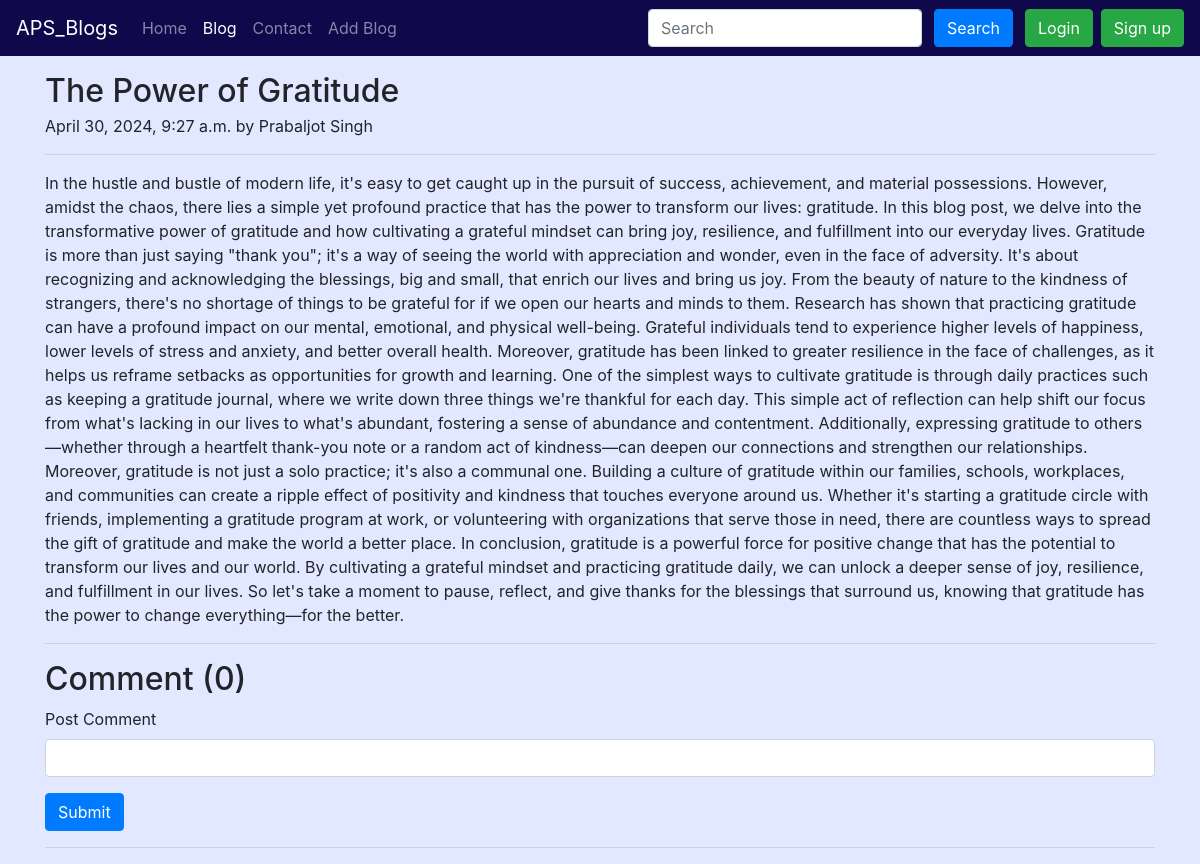
Page /blog/The Power of Gratitude/ on the committed database.
### Blog/models.py (models this page shows, shortened)
class Post(models.Model):
    sno = models.AutoField(primary_key=True)
    title = models.CharField(max_length=100)
    text = models.TextField()
    author = models.CharField(max_length=30)
    slug = AutoSlugField(populate_from='title')
    timeStamp = models.DateTimeField(default=datetime.now, blank=True)
    thumbnail = models.ImageField(upload_to='blog/thumbnail', default="blog/thumbnail/wallpaper.jpg")

### Blog/views.py (the view)
# urls.py: path('<str:slug>/',views.blogPost,name="blogPost"),
def blogPost(request, slug):
    post = Post.objects.filter(slug=slug)[0]
    comments = BlogComment.objects.filter(post=post,parent=None)
    replies = BlogComment.objects.filter(post=post).exclude(parent = None)
    replyDict =  {}
    for reply in replies:
        if reply.parent.sno not in replyDict.keys():
            replyDict[reply.parent.sno] = [reply]
        else:
            replyDict[reply.parent.sno].append(reply)
    context = {
        'post': post,
        'comments': comments,
        'replyDict':replyDict
    }
    return render(request, 'blog/blogPost.html', context=context)

### templates/blog/blogPost.html (shortened to what this page needs)
{% extends 'base.html' %}
{% load humanize %}
{% load static %}
{% load extras %}
{% block activeBlog %}active{% endblock activeBlog %}
{% block body %}
<div class="container my-3">
    <h2 class="blog-post-title mb-1">{{post.title}}</h2>
    <p class="blog-post-meta">{{ post.timeStamp }} by <span>{{post.author}}</span></p>
    <hr class="solid">
    <p>{{post.text}}</p>
    <hr class="solid">
</div>
<div class="container">
    <h2>Comment ({{ comments.count }})</h2>
    <form action="/blog/postComment" method="post"> {% csrf_token %}
        <div class="mb-3">
            <label for="comment" class="form-label">Post Comment</label>
            <input name="comment" type="text" class="form-control" id="comment" aria-describedby="text">
        </div>
        <button type="submit" class="btn btn-primary">Submit</button>
    </form>
    <hr class="rounded">
</div>
{% endblock body %}

### templates/blog/blogPost.html (style rules this page uses)
body { background: #e1e8ff; }

### rows in the picture
Post: title "The Power of Gratitude", timeStamp "April 30, 2024, 9:27 a.m.", author "Prabaljot Singh", text "In the hustle and bustle of modern life, it's easy to get caught up in the pursuit of success, achievement, and material possessions. However, amidst the chaos, there lies a simple yet profound practice that has the power to transform our lives: gratitude. In this blog post, we delve into the transformative power of gratitude and how cultivating a grateful mindset can bring joy, resilience, and fulfillment into our everyday lives. Gratitude is more than just saying \"thank you\"; it's a way of seeing the world with appreciation and wonder, even in the face of adversity. It's about recognizing and acknowledging the blessings, big and small, that enrich our lives and bring us joy. From the…"

### other values in the picture
{{ comments.count }} "0"
